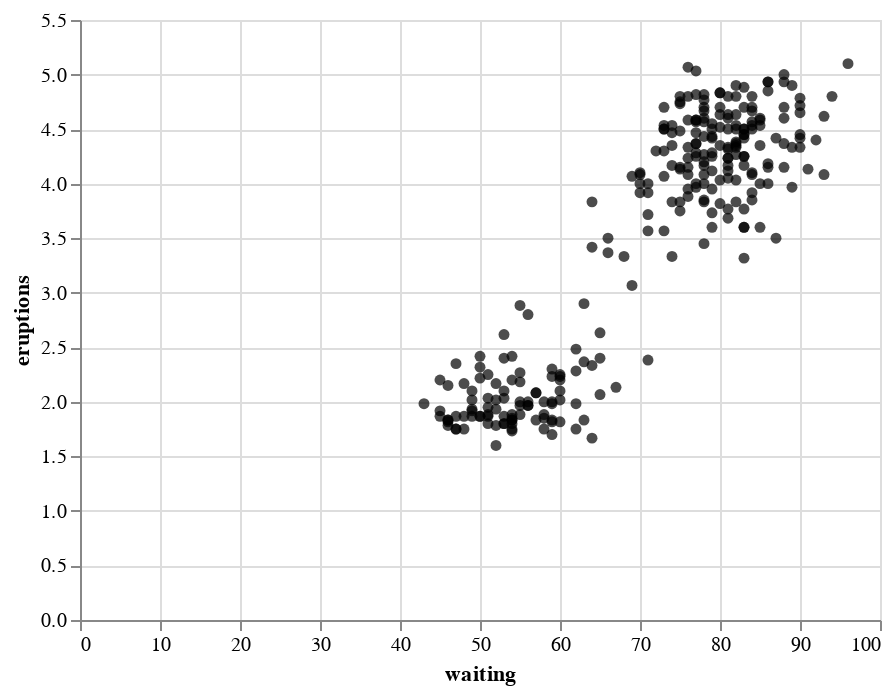

Source (notebook cell):
### Code cell
glue('faithful_scatter', faithful_scatter, display=False)

### Figure 1 — Vega-Lite specification as saved in the notebook (floating-point values rounded to 4 significant figures; data arrays with more than 128 entries replaced by an {"elided": "..."} marker saying what was removed)
{"config": {"view": {"continuousWidth": 400, "continuousHeight": 300}}, "data": {"name": "data-5e01a96a81f10c72d948a86132ecb6d1"}, "mark": {"type": "circle", "color": "black"}, "encoding": {"x": {"field": "waiting", "type": "quantitative"}, "y": {"field": "eruptions", "type": "quantitative"}}, "$schema": "https://vega.github.io/schema/vega-lite/v4.17.0.json", "datasets": {"data-5e01a96a81f10c72d948a86132ecb6d1": {"elided": "272 records"}}}
